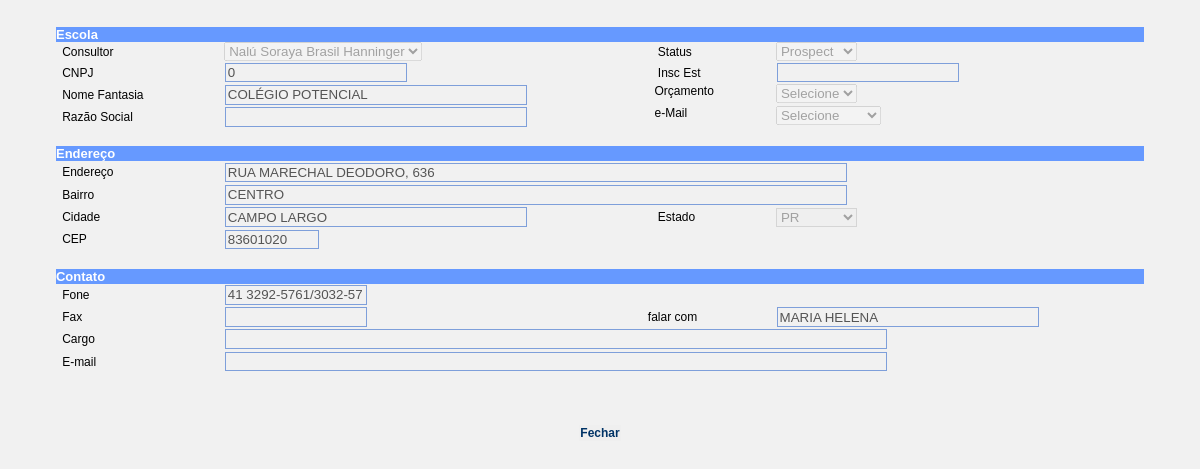
The page /ficha_escola.php?cod=349 (signed in) on the database its author committed.
### tables this page shows
CREATE TABLE `escola` (
  `idesc` int(10) unsigned NOT NULL auto_increment,
  `idpes` int(10) unsigned NOT NULL,
  `data_cadastro` date default NULL,
  `cnpj` decimal(14,0) default NULL,
  `insc_est` varchar(14) default NULL,
  `nome_fantasia` varchar(80) default NULL,
  `razao_social` varchar(80) default NULL,
  `endereco` varchar(80) default NULL,
  `bairro` varchar(40) default NULL,
  `cep` char(8) default NULL,
  `cidade` varchar(40) default NULL,
  `uf` char(2) default NULL,
  `fone` varchar(20) default NULL,
  `fax` varchar(20) default NULL,
  `falar_com` varchar(40) default NULL,
  `cargo` varchar(40) default NULL,
  `email` varchar(80) default NULL,
  `ensino_inf` char(1) default NULL,
  `ensino_inf_nr` int(10) unsigned default NULL,
  `ensino_fun1` char(1) default NULL,
  `ensino_fun1_nr` int(10) unsigned default NULL,
  `ensino_fun2` char(1) default NULL,
  `ensino_fun2_nr` int(10) unsigned default NULL,
  `ensino_med` char(1) default NULL,
  `ensino_med_nr` int(10) unsigned default NULL,
  `ensino_total` int(10) unsigned default NULL,
  `sistema` char(1) default NULL,
  `jogos` char(1) default NULL,
  `apm_representante` varchar(40) default NULL,
  `apm_telefone` varchar(20) default NULL,
  `acessa_internet` char(1) default NULL,
  `acessa_ineternet_out` varchar(40) default NULL,
  `env_pais` char(1) default NULL,
  `env_pais_outros` varchar(40) default NULL,
  `transporte` char(1) default NULL,
  `tranporte_outros` varchar(40) default NULL,
  `orcamento` char(1) NOT NULL default '',
  `email_tipo` char(1) NOT NULL default '',
  `status` char(1) NOT NULL default '',
  PRIMARY KEY  (`idesc`),
  KEY `idx_idpes` (`idpes`)
);

CREATE TABLE `pessoa` (
  `idpes` int(10) unsigned NOT NULL auto_increment,
  `nome` varchar(80) default NULL,
  PRIMARY KEY  (`idpes`)
);

### includes/populaCombo.inc.php (called while the page is built, shortened)
<?php
function populaCombo($tabela, $campo1, $campo2, $condicao, $ordem){
	$host="localhost";
	$username="educacional";
	$password="#educa";
	$database="educacional";
	$_res = array();
	$i = 0;
	$SQL = "SELECT " . $campo1 . "," . $campo2 . " FROM " . $tabela;
	if($ordem != ""){
		$SQL .= " ORDER BY " . $ordem;
	}
	$result=mysql_query($SQL);
	while($l = mysql_fetch_array($result)) {
		$_res[$i] = array();
		foreach($l as $campo => $valor) $_res[$i][strtolower($campo)] = $valor;
		$i++;
	}
	return $_res;
}
?>

### ficha_escola.php (the view, shortened to what this page needs)
<?
	require_once("includes/populaCombo.inc.php");
	$SQL = "SELECT * FROM escola WHERE idesc = " . $_GET["cod"];
	$result = mysql_query($SQL);
	$dados = mysql_fetch_array($result);
?>
<html>
<head>
<link href="css/tecnodata.css" rel="stylesheet" type="text/css">
<link href="tmt_validator/style.css" rel="stylesheet" type="text/css">
</head>
<body bgcolor="#FFFFFF" >
<form method="post" name="frmCad" id="frmCad" action="<? echo $_SERVER["PHP_SELF"]; ?>" >
			<center>
				<table border="0" width="95%" cellspacing="0" cellpadding="0">
					<tr>
						<td colspan="5" class="tdfun"><table width="100%" border="0" cellspacing="0" cellpadding="0">
								<tr>
									<td bgcolor="#6699FF"><font color="#FFFFFF" size="2" face="arial"><b><span class="titulo">Escola
                </span></b></font></td>
								</tr>
					</table>					</tr>
					<tr>
      <td width="4" valign="top">&nbsp;</td>
      <td width="117" id="cbConsultor"><span class="style10 style11">Consultor</span></td>
      <td valign="top">
		<? $arrayUsuario = populaCombo("pessoa","idpes","nome","","nome"); ?>
		<select name="cbConsultor" disabled="disabled"/>
		<?
		for ($i = 0; $i < count($arrayUsuario); ++$i) {
		?>
		<option value="<? echo $arrayUsuario[$i][0]; ?>" <? if ($dados["idpes"]==$arrayUsuario[$i][0]){ echo "selected"; } ?>><? echo $arrayUsuario[$i][1]; ?></option>
		<?
		}
		?>
		</select>	  </td>
      <td class="style7 style11 style10">&nbsp;&nbsp;&nbsp;Status</td>
      <td valign="top">
	  <select name="cbStatus" id="cbStatus" disabled="disabled">
	      <option value="P" <? if ($dados["status"]=="P"){ echo "selected"; } ?>>Prospect</option>
      </select>      </td>
				  </tr>
<tr>
						<td>&nbsp;</td>
						<td id="txtCNPJ"><span class="style10 style11">CNPJ</span></td>
						<td><input name="txtCNPJ" type="text" id="txtCNPJ" value="<? echo $dados["cnpj"];?>" disabled="disabled"></td>
						<td width="92" class="style7"><span class="texto style4 style1 style11 style10">&nbsp;&nbsp;&nbsp;Insc Est </span></td>
						<td width="165" align="left"><input name="txtInsEST" disabled="disabled" type="text" id="txtInsEST" value="<? echo $dados["insc_est"];?>"></td>
</tr>
    <tr>
      <td valign="top">&nbsp;</td>
      <td id="txtNomfanta"><span class="style10 style11">Nome Fantasia </span></td>
      <td valign="top"><input name="txtNomfanta" type="text" class="required" id="txtNomfanta" size="35" disabled="disabled" value="<? echo $dados["nome_fantasia"];?>"/></td>
      <td valign="top"><span class="style12">&nbsp; Orçamento</span></td>
      <td valign="top">
	  <select name="cbOrcamento" id="cbOrcamento" disabled="disabled">
          <option value="">Selecione</option>
      </select>	  </td>
    </tr>
    <tr>
      <td valign="top">&nbsp;</td>
      <td><span class="style7 style10 style11" >Raz&atilde;o Social </span></td>
      <td valign="top"><input name="txtRazSoc" disabled="disabled" type="text" id="txtRazSoc" value="<? echo $dados["razao_social"];?>" size="35"></td>
      <td valign="top"><span class="style12">&nbsp; e-Mail</span></td>
      <td valign="top">
	  <select name="cbEmail" id="cbEmail" disabled="disabled">
          <option value="">Selecione</option>
      </select>	  </td>
    </tr>
					<tr>
						<td valign="top" colspan="5">&nbsp;</td>
					</tr>
					<tr>
						<td colspan="5" bgcolor="#6699FF" class="tdfun"><font color="#FFFFFF" size="2" face="arial"><b>Endere&ccedil;o</b></font></td>
					</tr>
					<tr>
						<td>&nbsp;</td>
						<td id="txtEnd"><span class="style12">Endereço</span></td>
						<td colspan="3"><input name="txtEnd" type="text" class="required" id="txtEnd" value="<? echo $dados["endereco"];?>" size="75" disabled="disabled"/></td>
					</tr>
					<tr>
						<td>&nbsp;</td>
						<td id="txtBairro"><span class="style12">Bairro</span></td>
						<td colspan="3"><input name="txtBairro" type="text" class="required" id="txtBairro" value="<? echo $dados["bairro"];?>" size="75" disabled="disabled" /></td>
					</tr>
					<tr>
						<td>&nbsp;</td>
						<td id="txtCidade"><span class="style12">Cidade</span></td>
						<td><input name="txtCidade" disabled="disabled" type="text" class="required" id="txtCidade" value="<? echo $dados["cidade"];?>" size="35" /></td>
						<td id="cbUF"><span class="style12">&nbsp;&nbsp;&nbsp;Estado</span></td>
						<td align="left">
						<select name="cbUF" size="1" class="required" id="cbUF" disabled="disabled">
							<option value="PR"<? if ($dados["uf"]=="PR"){ echo "selected"; } ?>>PR</option>
						</select>							</td>
					</tr>
					<tr>
						<td>&nbsp;</td>
						<td id="txtCEP"><span class="style12">CEP</span></td>
					    <td width="223"><input name="txtCEP" class="required" id="txtCEP" value="<? echo $dados["cep"];?>" size="9"  disabled="disabled" />
					        <font size="1" face="Verdana, Arial, Helvetica, sans-serif"></font></td>
						<td><span class="texto style4 style1 style10 style11">&nbsp;&nbsp;&nbsp;</span></td>
				    <td align="left">					</tr>
					<tr>
						<td colspan="5">&nbsp;</td>
					</tr>
<tr>
						<td colspan="5" bgcolor="#6699FF" class="tdfun">
							<font color="#FFFFFF" size="2" face="arial"><b>Contato</b></font></td>
				  </tr>
					<tr>
						<td>&nbsp;</td>
						<td id="txtFone"><span class="style12">Fone</span></td>
						<td><input name="txtFone" class="required" id="txtFone" value="<? echo $dados["fone"];?>" size="15"  disabled="disabled" />						</td>
					</tr>
					<tr>
						<td>&nbsp;</td>
						<td><span class="style7 style10 style11" >Fax</span></td>
						<td colspan="1"><input name="txtFAX" disabled="disabled" type="text" id="txtFAX" value="<? echo $dados["fax"];?>" size="15" maxlength="19"></td>
						<td id="txtFalarCom"><span class="style12">falar com</span></td>
					  <td><input name="txtFalarCom" type="text" class="required" id="txtFalarCom" value="<? echo $dados["falar_com"];?>" size="30" maxlength="50" disabled="disabled" /></td>
					</tr>
					<tr>
						<td>&nbsp;</td>
						<td><span class="style4 style1 style10 style11">Cargo</span></td>
						<td colspan="3"><input name="txtCargo" type="text" id="txtCargo" disabled="disabled" value="<? echo $dados["cargo"];?>" size="80"></td>
					</tr>
					<tr>
						<td>&nbsp;</td>
						<td><span class="style7 style10 style11" >E-mail</span></td>
					  <td colspan="3"><input name="txtEmail" type="text" id="txtEmail" value="<? echo $dados["email"];?>" size="80" disabled="disabled"  /></td>
					</tr>
					<tr>
						<td>&nbsp;</td>
						<td>&nbsp;</td>
        <td colspan="3">&nbsp;</td>
					</tr>
					<tr>
						<td colspan="5">&nbsp;</td>
					</tr>
				</table>
				<br>
				<input name="btGravar" type="button" onClick="javascript:window.close();" class="label_botao" id="btGravar" value="Fechar">
	</center>
		</form>
</body>
</html>

### css/tecnodata.css (style rules this page uses)
.label_botao { font-family: Verdana, Arial, Helvetica, sans-serif; font-size: 12px; font-style: normal; font-weight: bold; font-variant: normal; color: #003366; border-top-style: none; border-right-style: none; border-bottom-style: none; border-left-style: none; }

### tmt_validator/style.css (style rules this page uses)
div.docBlock, h1, h3, fieldset, input, textarea { border: 0.1em; border-color: #7E9FDA; border-style: solid; padding: 0.1em; }
html, body { background-color: #F1F1F1; font-family: Verdana, Geneva, Arial, Helvetica, sans-serif; font-size: 0.9em; margin: 1em; }
input { margin: 0.1em; }
.required { background-image: url(images/required.gif); background-position: right; background-repeat: no-repeat; }

### ficha_escola.php (style rules this page uses)
.style11 { font-size: 12px }
.style12 { font-family: Verdana, Arial, Helvetica, sans-serif; font-size: 12px; }

### rows shown on the page
escola: cbConsultor "Nalú Soraya Brasil Hanninger", cbStatus "Prospect", txtCNPJ "0", txtNomfanta "COLÉGIO POTENCIAL", txtEnd "RUA MARECHAL DEODORO, 636", txtBairro "CENTRO", txtCidade "CAMPO LARGO", cbUF "PR", txtCEP "83601020", txtFone "41 3292-5761/3032-57", txtFalarCom "MARIA HELENA"
